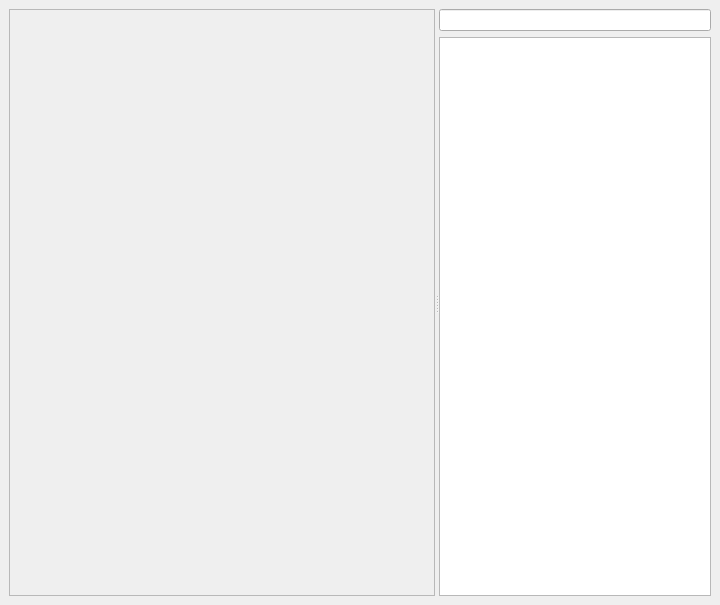
<?xml version="1.0" encoding="UTF-8"?>
<ui version="4.0">
 <class>uiMainWindow</class>
 <widget class="QMainWindow" name="uiMainWindow">
  <property name="geometry">
   <rect>
    <x>0</x>
    <y>0</y>
    <width>720</width>
    <height>605</height>
   </rect>
  </property>
  <property name="windowTitle">
   <string>MainWindow</string>
  </property>
  <widget class="QWidget" name="uiCentralWidget">
   <layout class="QGridLayout" name="gridLayout_2">
    <item row="0" column="0">
     <widget class="QSplitter" name="ui_splitter">
      <property name="orientation">
       <enum>Qt::Horizontal</enum>
      </property>
      <widget class="QWidget" name="widget_4" native="true">
       <layout class="QGridLayout" name="gridLayout_3">
        <item row="0" column="0">
         <widget class="QScrollArea" name="scrollArea">
          <property name="minimumSize">
           <size>
            <width>400</width>
            <height>0</height>
           </size>
          </property>
          <property name="horizontalScrollBarPolicy">
           <enum>Qt::ScrollBarAlwaysOff</enum>
          </property>
          <property name="widgetResizable">
           <bool>true</bool>
          </property>
          <widget class="QWidget" name="scrollAreaWidgetContents">
           <property name="geometry">
            <rect>
             <x>0</x>
             <y>0</y>
             <width>398</width>
             <height>555</height>
            </rect>
           </property>
           <layout class="QVBoxLayout" name="verticalLayout">
            <item>
             <layout class="QVBoxLayout" name="ui_common_box"/>
            </item>
            <item>
             <layout class="QVBoxLayout" name="ui_specific_box"/>
            </item>
            <item>
             <spacer name="verticalSpacer">
              <property name="orientation">
               <enum>Qt::Vertical</enum>
              </property>
              <property name="sizeHint" stdset="0">
               <size>
                <width>20</width>
                <height>480</height>
               </size>
              </property>
             </spacer>
            </item>
           </layout>
          </widget>
         </widget>
        </item>
       </layout>
      </widget>
      <widget class="QWidget" name="widget_3" native="true">
       <layout class="QGridLayout" name="gridLayout">
        <item row="0" column="0">
         <widget class="QLineEdit" name="ui_filter"/>
        </item>
        <item row="1" column="0">
         <widget class="ToolTreeView" name="ui_tree">
          <property name="maximumSize">
           <size>
            <width>16777215</width>
            <height>16777215</height>
           </size>
          </property>
          <property name="baseSize">
           <size>
            <width>0</width>
            <height>0</height>
           </size>
          </property>
         </widget>
        </item>
       </layout>
      </widget>
     </widget>
    </item>
   </layout>
  </widget>
 </widget>
 <customwidgets>
  <customwidget>
   <class>ToolTreeView</class>
   <extends>QTreeView</extends>
   <header>opentoolcontroller/views/widgets/tool_tree_view</header>
  </customwidget>
 </customwidgets>
 <resources/>
 <connections/>
</ui>
